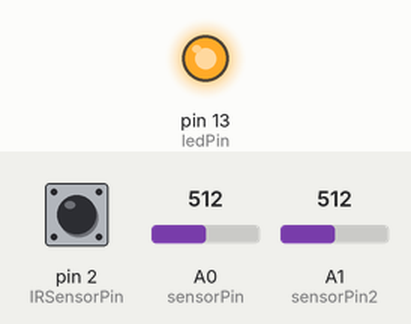
Recording of a sketch running on a simulated Arduino Nano, built with avr-gcc and run on an emulated ATmega328P. Shown: output pins drawn as LEDs (lit = HIGH). Inputs (shaded band) come from the test bench; at power-on: pin 2 (IRSensorPin) LOW, A0 (sensorPin) = 512, A1 (sensorPin2) = 512. What the sketch prints to the serial monitor is not drawn.

Above: at 1.2 s.
1.3 s: pin 2 (IRSensorPin) pulsed HIGH 5 times (0.12 s each, 0.3 s apart)
At 3.4 s:
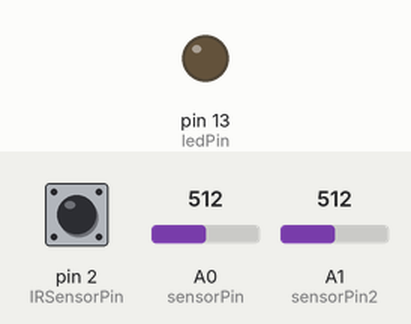
4.3 s: pin 2 (IRSensorPin) driven HIGH
At 5.2 s:
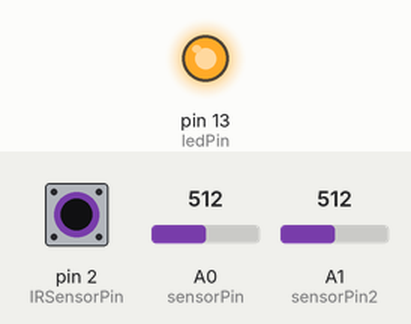
5.8 s: pin 2 (IRSensorPin) driven LOW
At 6.7 s:
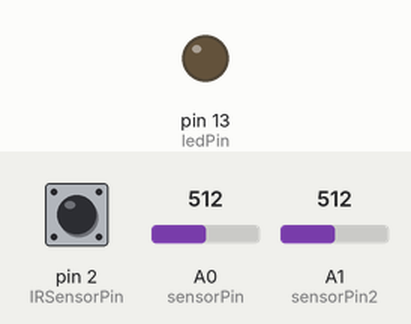
Timing chart, 0 to 8.8 s (numbered marks = the images above; inputs shaded):
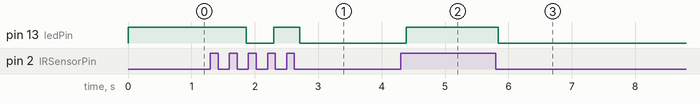

The sketch:

tachwatt.ino
```cpp
// Tachometer_For_Lathe_IR
// Display RPM rate of lathe spindle

// Uses:
// Arduino Nano V 3.0
// OSOYOO IR Infrared Sensor (available on Amazon)
// IM162 LCD Display (similar ones available on Amazon)

// Include the LCD and Timer library code:

#include <TimerOne.h>

// RPM values to track
const int IRSensorPin = 2;  // the number of the IR sensor input pin
const int ledPin = 13;          // the number of the LED pin on Nano
int ledState = HIGH;           // the current state of the output pin

// Note: This program was used at one time with a reed relay, for a bicycle cadence counter,
//       but it works all right with the input from the IR sensor.
//       If I need to reuse it, all variables are still in place.
int inputState;                          // the current state from the input pin
int lastInputState = LOW;        // the previous InputState from the input pin
long lastDebounceTime = 0;   // the last time the output pin was toggled
long debounceDelay = 5;        // the debounce time; increase if the output flickers
long time;
long endTime;
long startTime;
int RPM = 0;


float lnTime = 0;

int sensorPin = A0;    // select the input pin for the potentiometer
int sensorPin2 = A1;
int state = 0;
float recipDividerVal = 15.662; // 1/0.064;, or R1 = 810k, R2 = 55.6, R2/(R1+R2) = 0.064
#define mVperAmp 100
// number of analog samples to take per reading
#define NUM_SAMPLES 20
int sum = 0;                    // sum of samples taken
unsigned char sample_count = 0; // current sample number
double prev_V = 0.0;
double WATT_SECONDS = 0.0;
double LAST_WATT_SECONDS = 0.0;
double watts = 0.0;
double prev_watts = 0.0;
double time_inc_secs = 0.1;
double vcc=0;
double voltage=0;
double current=0;
long wattStartTime = 0;
long wattEndTime = 0;
long wattDelay = 5;

long readVcc() {
  long result;
  // Read 1.1V reference against AVcc
  ADMUX = _BV(REFS0) | _BV(MUX3) | _BV(MUX2) | _BV(MUX1);
  delay(2); // Wait for Vref to settle
  ADCSRA |= _BV(ADSC); // Convert
  while (bit_is_set(ADCSRA,ADSC));
  result = ADCL;
  result |= ADCH<<8;
  result = 1125300L / result; // Back-calculate AVcc in mV
  return result;
}
// ---------------------------------------------------------------
void setup(void) {
  pinMode(IRSensorPin, INPUT);
  pinMode(ledPin, OUTPUT);
  digitalWrite(ledPin, ledState);

  Serial.begin(9600);


  // Startup text on display


  endTime = 0;
  Timer1.initialize(1000000);  // Set the timer to 60 rpm, 1,000,000 microseconds (1 second)
  Timer1.attachInterrupt(timerIsr);  // Attach the service routine here

}

// ---------------------------------------------------------------
void loop(void) {
  time = millis();
  int currentSwitchState = digitalRead(IRSensorPin);

  if (currentSwitchState != lastInputState) {
    lastDebounceTime = millis();
  }

  if ((time - lastDebounceTime) > debounceDelay) {
    if (currentSwitchState != inputState) {
      inputState = currentSwitchState;
      if (inputState == LOW) {
        digitalWrite(ledPin, LOW);
        calculateRPM(); // Real RPM from sensor

        ledState = !ledState;

      }
      else {
        digitalWrite(ledPin, HIGH);
      }
    }
    ComputeWatts();
  }

  lastInputState = currentSwitchState;
}


void ComputeWatts(){
      // take a number of analog samples and add them up
  while (sample_count < NUM_SAMPLES) {
    sum += analogRead(sensorPin);// * 0.0049;
    sample_count++;
    delay(10);
  }
  sample_count = 0;
//  vcc = readVcc() / 1000;
  //unsigned int adcvalue alogRead(sensorPin);
   //voltage = analogRead(sensorPin)* 0.0049;
   voltage = (sum / (NUM_SAMPLES))  * 0.0049;
  //double current = ((analogRead(sensorPin2)-2.5)/10)*1000;

sum=0;

  double vA = (analogRead(sensorPin2) / 1024.0) * 5000; // Gets you mV
  current = ((vA - 2500) / mVperAmp);


  double tV = voltage + (0.5)*(voltage - prev_V);
  prev_V = tV;


  watts = current * voltage;

  time_inc_secs = (time - wattEndTime)/1000;

  WATT_SECONDS += current * tV * time_inc_secs;

   if( watts > prev_watts )
  {
      WATT_SECONDS += (watts - prev_watts)*time_inc_secs*0.5 + prev_watts *time_inc_secs;
  }
  else
  {
      WATT_SECONDS += (prev_watts - watts)*time_inc_secs*0.5 + watts *time_inc_secs;
  }

  prev_watts = watts;

  wattEndTime = time;
}


// ---------------------------------------------------------------
void calculateRPM() {
  startTime = lastDebounceTime;
  lnTime = startTime - endTime;
  RPM = 60000 / (startTime - endTime);
  endTime = startTime;
}

// --------------------------
// Custom ISR Timer Routine
// Timer set to rpm, see above
// --------------------------
void timerIsr()
{
  // Print RPM every second
  // RPM based on timer
  Serial.println("---------------");
  time = millis() / 1000;
  Serial.print(time);
  Serial.print(" RPM: ");
  Serial.print(RPM);
  Serial.print("| Voltage: ");
  Serial.print(prev_V*15.662);
   Serial.print("| Current(A): ");
  Serial.print(current);
  Serial.print("| Watts(W): ");
  Serial.print(watts);
  Serial.print("| Watt / Cycle: ");
  Serial.print(WATT_SECONDS-LAST_WATT_SECONDS);
  LAST_WATT_SECONDS = WATT_SECONDS;
 /* lcd.clear( );
  lcd.setCursor(0, 0);
  lcd.print("RPM");
  lcd.setCursor(6, 0);
  lcd.print(RPM);
  lcd.setCursor(0,1);
  lcd.print("Rad/s");
  lcd.setCursor(6,1);
  lcd.print(RPM*3.14159/30);
  delay(500);*/
  RPM = 0;
}

// ---------------------------------------------------------------
```

Measured:
- after the input at 1.3 s, pin 13 (ledPin): HIGH → LOW after 0.56 s, → HIGH 0.44 s later, → LOW 0.41 s later
- after the input at 4.3 s, pin 13 (ledPin): LOW → HIGH after 0.09 s
- after the input at 5.8 s, pin 13 (ledPin): HIGH → LOW at once
